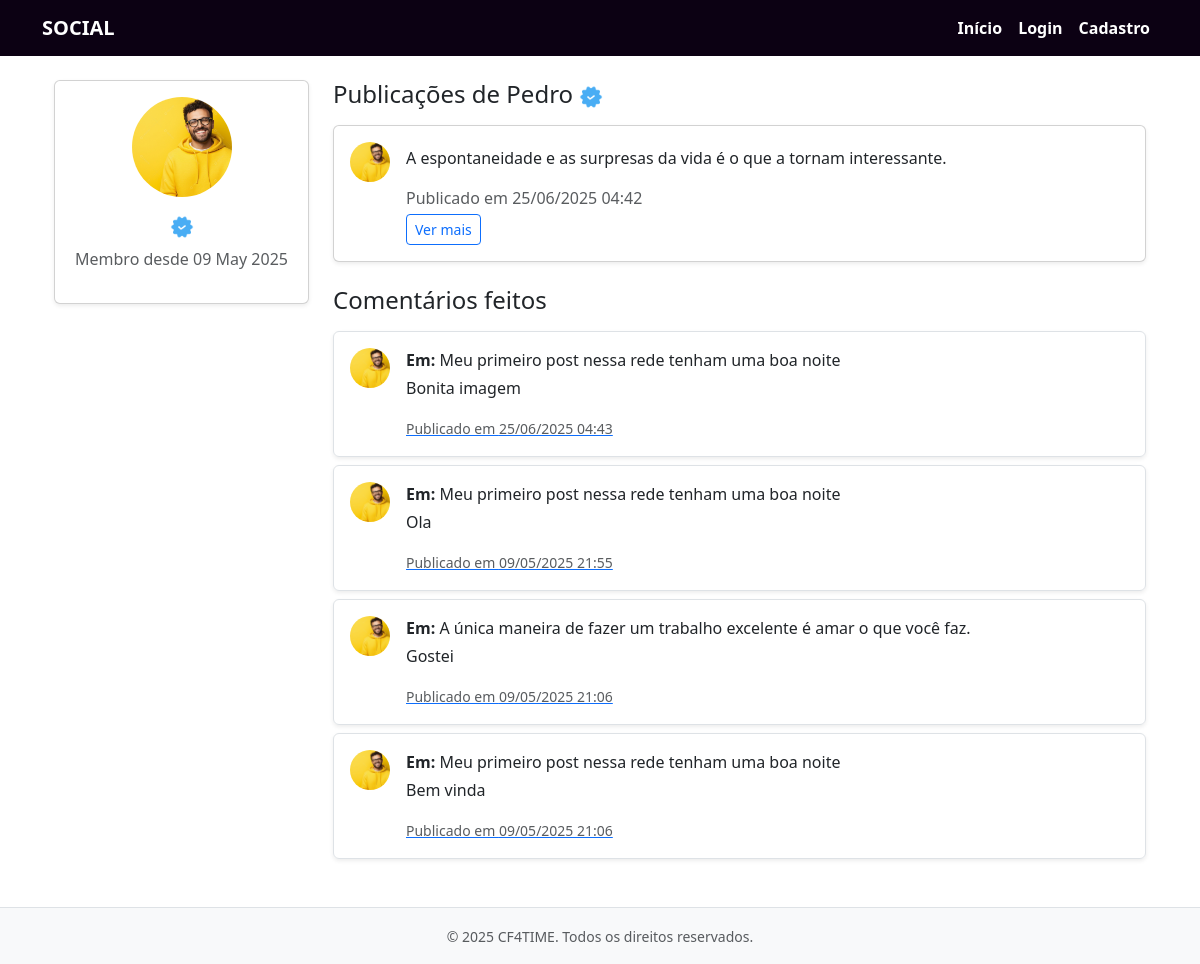
Screenshot of /profile/5/ with the database file from the repository.
### account/models.py (models this page shows, shortened)
class Profile (models.Model):
    BOX_CHOICES = (('CF4TIME CAMPINA ', 'CF4TIME CAMPINA'), ('CF4TIME CAMPINA', 'CF4TIME JOCKEY'))
    CATEGORY_CHOICES = (('FITNESS', 'FITNESS'), ('SCALED','SCALED'),('AMADOR', 'AMADOR'), ('RX','RX',), ('MASTER', 'MASTER'))
    user = models.OneToOneField(User, on_delete=models.CASCADE)
    photo = models.ImageField(upload_to='media_profile', null=True, blank=True)
    created_at_profile =  models.DateField(auto_now=True)
    birthday = models.DateField(max_length=50, default=timezone.now)
    weight = models.DecimalField(max_digits= 5, decimal_places = 2, validators=[MaxValueValidator (300), MinValueValidator(0)], default=0)
    height = models.DecimalField(max_digits= 5, decimal_places = 2, validators=[MaxValueValidator (2), MinValueValidator(0)], default=0)
    category = models.CharField(choices= CATEGORY_CHOICES, default= 'EXPERIMENTAL')
    box = models.CharField(choices = BOX_CHOICES, default = 'DEFAULT')

### Social/models.py (models this page shows, shortened)
class Post(models.Model):
    author= models.ForeignKey(User, on_delete=models.CASCADE, )
    created_at = models.DateTimeField(auto_now=True, auto_created=True)
    text = models.TextField(max_length=2000)
    photo = models.ImageField(upload_to='media_post', null=True, blank= True)
    like = models.ManyToManyField(User,  related_name= 'liked_post')
    video = models.FileField(upload_to='media_post', null = True, blank=True)

class Comment(models.Model):
    author = models.ForeignKey(User, on_delete=models.CASCADE)
    comment = models.TextField(max_length=1000)
    like_comment = models.ManyToManyField(User, related_name='liked_comment')
    created_at = models.DateTimeField(auto_now=True, auto_created=True)
    post  = models.ForeignKey(Post, on_delete=models.CASCADE,)

### account/views.py (the view)
# urls.py: path('profile/<int:pk>/', ProfileDetail.as_view(), name='profile-detail'),
class ProfileDetail(DetailView):
    def get(self, request, pk):
        user_profile = get_object_or_404(User, pk=pk)
        posts = Post.objects.filter(author=user_profile).order_by('-created_at')
        comments = Comment.objects.filter(author=user_profile).order_by('-created_at')
        return render(request, 'profile.html', {
            'user_profile': user_profile,
            'posts': posts,
            'comments': comments,
        })

### account/templates/profile.html (shortened to what this page needs)
{% extends "base.html" %}
{% load static %}
{% block profile_sidebar %}
<div class="container">
    <div class="row">
{% endblock %}
{% block content %}
<div class="container">
    <div class="row">
        <div class="col-md-3 mb-4">
            <div class="card shadow-sm text-center">
                <div class="card-body">
                    {% if user_profile.profile.photo %}
                        <img src="{{ user_profile.profile.photo.url }}" class="rounded-circle mb-3" width="100" height="100" style="object-fit: cover;" alt="Foto de perfil">
                    {% else %}
                        <img src="https://via.placeholder.com/100" class="rounded-circle mb-3" alt="Sem foto">
                    {% endif %}
                    <h5 class="card-title">{{ user.username }} <img src="{% static 'verified.png' %}" alt="Verificado" width="24"></h5>
                    <p class="text-muted">Membro desde {{ user_profile.date_joined|date:"d M Y" }}</p>
                </div>
            </div>
        </div>
        <div class="col-md-9">
            <div class="mb-4">
                <h4 class="mb-3">Publicações de {{ user_profile.username }} <img src="{% static 'verified.png' %}" alt="Verificado" width="24"></h4>
                {% if posts %}
                    {% for post in posts %}
                        <div class="card mb-3 shadow-sm">
                            <div class="card-body d-flex align-items-start">
                                {% if post.author.profile.photo %}
                                    <img src="{{ post.author.profile.photo.url }}" class="rounded-circle me-3" width="40" height="40" style="object-fit: cover;" alt="Autor">
                                {% else %}
                                    <img src="https://via.placeholder.com/40" class="rounded-circle me-3" alt="Sem foto">
                                {% endif %}
                                <div>
                                    <p class="card-text">{{ post.text|truncatewords:30 }}</p>
                                    <p class="text-muted mb-1">Publicado em {{ post.created_at|date:"d/m/Y H:i" }}</p>
                                    <a href="{% url 'post-detail' post.pk %}" class="btn btn-sm btn-outline-primary">Ver mais</a>
                                </div>
                            </div>
                        </div>
                    {% endfor %}
                {% else %}
                    <p class="text-muted">Este usuário ainda não publicou nada.</p>
                {% endif %}
            </div>
            <div class="mb-4">
                <h4 class="mb-3">Comentários feitos</h4>
                {% if comments %}
                    {% for comment in comments %}
                        <div class="list-group-item mb-2 border rounded p-3 shadow-sm d-flex align-items-start">
                            {% if comment.author.profile.photo %}
                                <img src="{{ comment.author.profile.photo.url }}" class="rounded-circle me-3" width="40" height="40" style="object-fit: cover;" alt="Autor">
                            {% else %}
                                <img src="https://via.placeholder.com/40" class="rounded-circle me-3" alt="Sem foto">
                            {% endif %}
                            <div>
                                <p class="mb-1"><strong>Em:</strong> {{ comment.post.text|truncatewords:30 }}</p>
                                <p>{{ comment.comment }}</p>
                                <a href="{% url 'post-detail' comment.post.pk %}">
                                    <small class="text-muted">Publicado em {{ comment.created_at|date:"d/m/Y H:i" }}</small>
                                </a>
                            </div>
                        </div>
                    {% endfor %}
                {% else %}
                    <p class="text-muted">Nenhum comentário feito ainda.</p>
                {% endif %}
            </div>
        </div>
    </div>
</div>
{% endblock %}

### app/templates/base.html (style rules this page uses)
:root { --cor-roxo: #0c0113; --cor-rosa: #36152b; --cor-roxo-claro: #343235; }
body { background-color: #f8f0fc; color: #3a0ca3; }
.card { border-radius: 10px; box-shadow: 0 3px 8px rgba(106,13,173,0.2); }
.btn-outline-primary { color: var(--cor-roxo); border-color: var(--cor-roxo); }

### rows the page displays
Post: author.profile.photo (picture), text "A espontaneidade e as surpresas da vida é o que a tornam interessante.", created_at "25/06/2025 04:42"
Comment: author.profile.photo (picture), post.text "Meu primeiro post nessa rede tenham uma boa noite", comment "Bonita imagem", created_at "25/06/2025 04:43"
Comment: author.profile.photo (picture), post.text "Meu primeiro post nessa rede tenham uma boa noite", comment "Ola", created_at "09/05/2025 21:55"
Comment: author.profile.photo (picture), post.text "A única maneira de fazer um trabalho excelente é amar o que você faz.", comment "Gostei", created_at "09/05/2025 21:06"
Comment: author.profile.photo (picture), post.text "Meu primeiro post nessa rede tenham uma boa noite", comment "Bem vinda", created_at "09/05/2025 21:06"

### other values shown
{{ user_profile.date_joined|date:"d M Y" }} "09 May 2025"
{{ user_profile.username }} "Pedro"
{{ year|default:2025 }} "2025"
